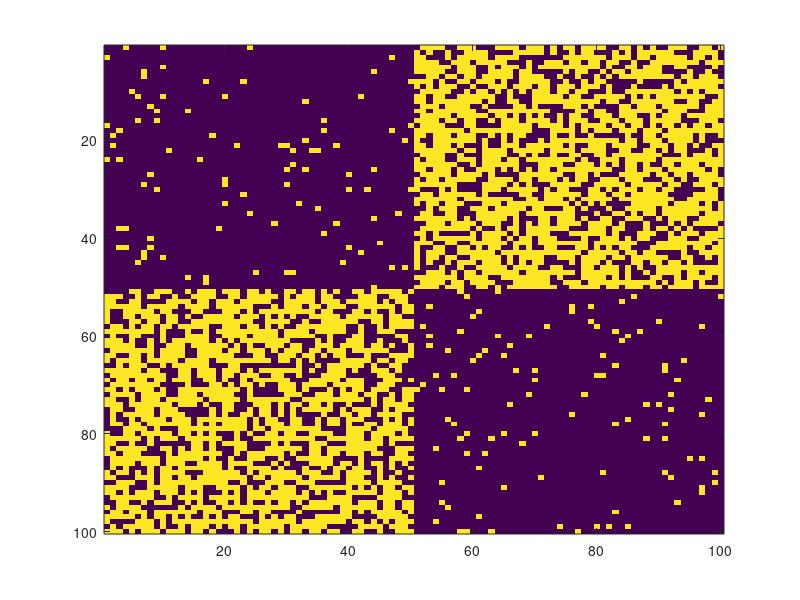
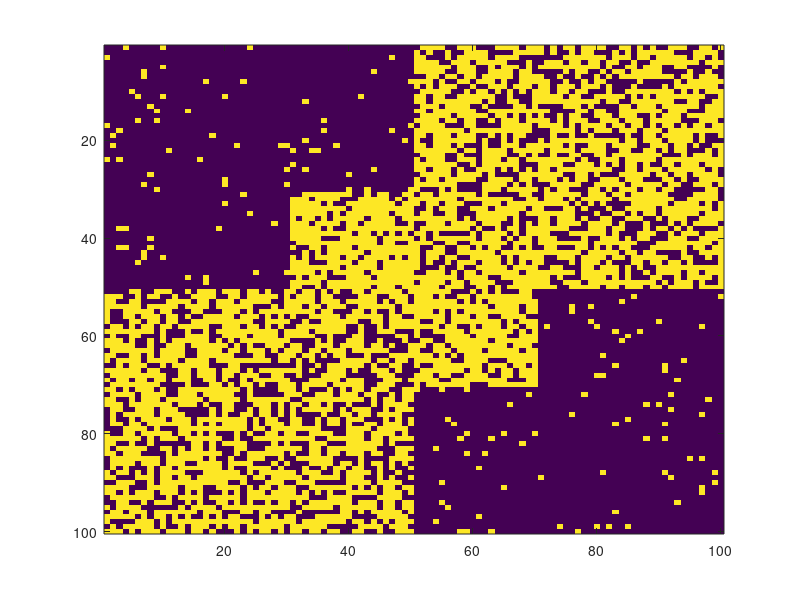

Reproduce these figures in MATLAB, in order. (Note: this script raises an error after producing the figures.)
% Michael Seung %
% Statistical Connectomics %
% Final Project %

clear all;
n = 100;
p1=0.04;
p2 = 0.04;
p12 = 0.65;
p3=0.8

A = rand(n)<p1;
B = rand(100,50)<p12;
C = rand(50,100)<p12;
D = rand(50,50)<p2;

fig(1:50,1:50) = rand(50)<p1;
fig(51:100,51:100) = rand(50)<p2;
fig(1:50,51:100) = rand(50,50)<p12;
fig(51:100,1:50) = rand(50,50)<p12;


fig_mixed=fig;

fig_mixed(51:70,51:70) = rand(20,20)<p3;
fig_mixed(31:50,31:50) = rand(20,20)<p3;

figure(1)
imagesc(fig)
figure(2)
imagesc(fig_mixed)

[In1,O1] = fmincon(@(p) -sum(sum(fig*log(p)+(1-fig)*log(1-p))),0.01,[],[],[],[],0,1);

% SBM with 2 clusters
aa = kmeans(fig,2);
ab = fig(aa==1,aa==1);
ac = fig(aa==2,aa==2);
ad = fig(aa==1,aa==2);
[In2,O2] = fmincon(@(p) -sum(sum(ab*log(p(1))+(1-ab)*log(1-p(1))))-...
    sum(sum(ac*log(p(2))+(1-ac)*log(1-p(2))))-...
    sum(sum(ad*log(p(3))+(1-ad)*log(1-p(3))))...
    ,[0.01 0.01 0.001],[],[],[],[],[0 0 0],[1 1 1])

% /w 3 clusters
ba = kmeans(fig,3);
bb = fig(ba==1,ba==1);
bc = fig(ba==2,ba==2);
bd = fig(ba==3,ba==3);
be = fig(ba==1,ba==2);
bf = fig(ba==1,ba==3);
bg = fig(ba==2,ba==3);
[In3,O3] = fmincon(@(p) -sum(sum(bb*log(p(1))+(1-bb)*log(1-p(1))))-...
    sum(sum(bc*log(p(2))+(1-bc)*log(1-p(2))))-...
    sum(sum(bd*log(p(3))+(1-bd)*log(1-p(3))))-...
    sum(sum(be*log(p(4))+(1-be)*log(1-p(4))))-...
    sum(sum(bf*log(p(5))+(1-bf)*log(1-p(5))))-...
    sum(sum(bg*log(p(6))+(1-bg)*log(1-p(6))))...
    ,[0.01 0.01 0.01 0.001 0.001 0.001],[],[],[],[],[0 0 0 0 0 0],[1 1 1 1 1 1])


[In1_mixed,O1_mixed] = fmincon(@(p) -sum(sum(fig_mixed*log(p)+(1-fig_mixed)*log(1-p))),0.01,[],[],[],[],0,1);

% SBM with 2 clusters
aa = kmeans(fig_mixed,2);
ab = fig_mixed(aa==1,aa==1);
ac = fig_mixed(aa==2,aa==2);
ad = fig_mixed(aa==1,aa==2);
[In2_mixed,O2_mixed] = fmincon(@(p) -sum(sum(ab*log(p(1))+(1-ab)*log(1-p(1))))-...
    sum(sum(ac*log(p(2))+(1-ac)*log(1-p(2))))-...
    sum(sum(ad*log(p(3))+(1-ad)*log(1-p(3))))...
    ,[0.01 0.01 0.001],[],[],[],[],[0 0 0],[1 1 1])

% /w 3 clusters
ba = kmeans(fig_mixed,3);
bb = fig_mixed(ba==1,ba==1);
bc = fig_mixed(ba==2,ba==2);
bd = fig_mixed(ba==3,ba==3);
be = fig_mixed(ba==1,ba==2);
bf = fig_mixed(ba==1,ba==3);
bg = fig_mixed(ba==2,ba==3);
[In3_mixed,O3_mixed] = fmincon(@(p) -sum(sum(bb*log(p(1))+(1-bb)*log(1-p(1))))-...
    sum(sum(bc*log(p(2))+(1-bc)*log(1-p(2))))-...
    sum(sum(bd*log(p(3))+(1-bd)*log(1-p(3))))-...
    sum(sum(be*log(p(4))+(1-be)*log(1-p(4))))-...
    sum(sum(bf*log(p(5))+(1-bf)*log(1-p(5))))-...
    sum(sum(bg*log(p(6))+(1-bg)*log(1-p(6))))...
    ,[0.01 0.01 0.01 0.001 0.001 0.001],[],[],[],[],[0 0 0 0 0 0],[1 1 1 1 1 1])

% Figure
figure(3)
plot(1:3,-[O1_mixed O2_mixed O3_mixed],'.r', 'MarkerSize',40);
hold all;
plot(1:3,-[O1 O2 O3],'.b', 'MarkerSize',40);
xlabel('Number of Clusters');
ylabel('Log Likelihood');
legend('Mixed Model','Not Mixed','Location','northwest')


